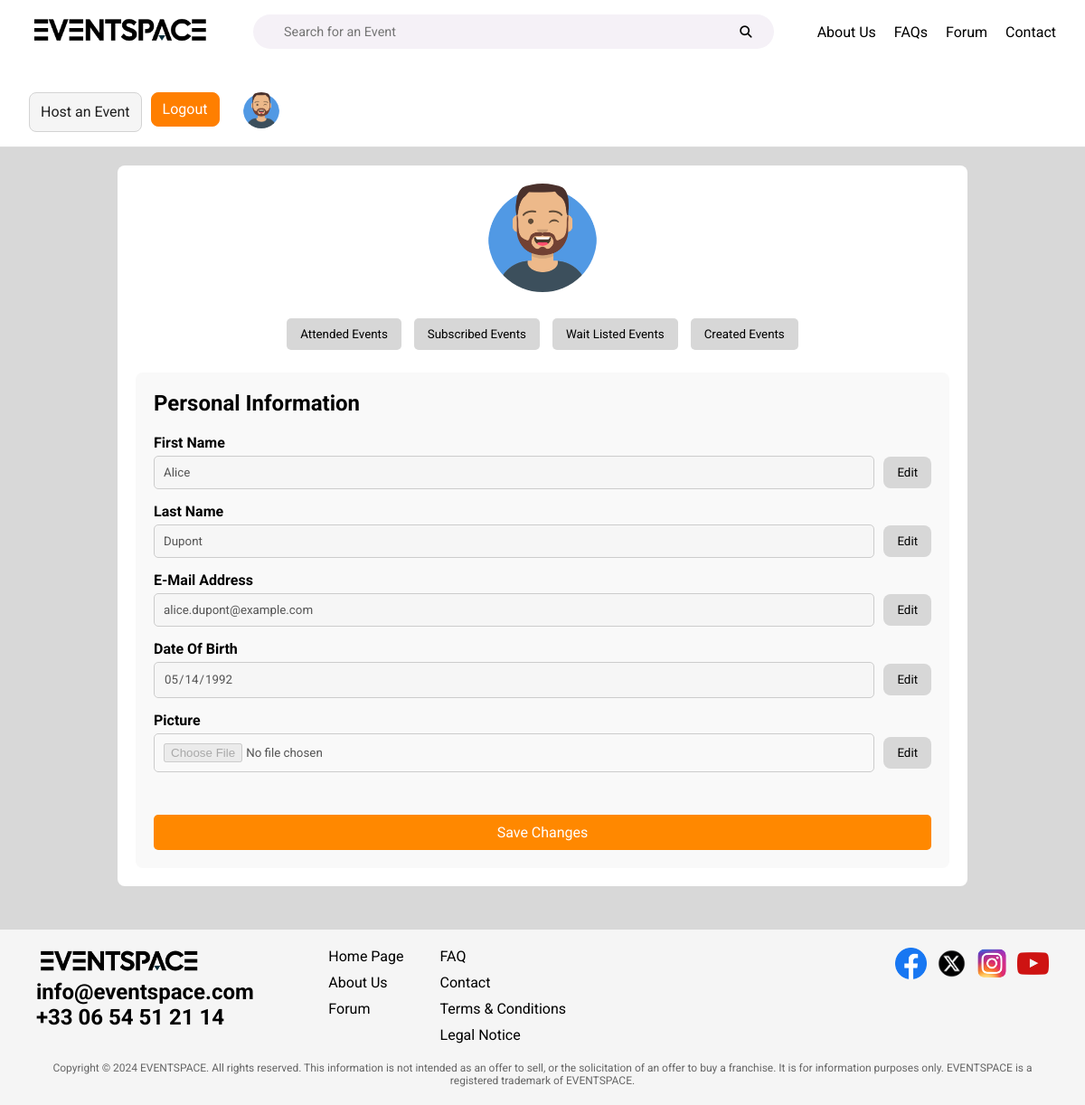
The app's page /server/views/user-profile.php (signed in) with its own data.
### tables this page shows
CREATE TABLE `user` (
  `id` int(11) NOT NULL,
  `firstName` varchar(50) NOT NULL,
  `lastName` varchar(50) NOT NULL,
  `email` varchar(100) NOT NULL,
  `password` varchar(255) NOT NULL,
  `dateOfBirth` date DEFAULT NULL,
  `profilePicture` varchar(255) DEFAULT 'generic-user.png',
  `accessRight` enum('admin','user') NOT NULL DEFAULT 'user'
);

### server/controllers/userProfile.php (called while the page is built, shortened)
<?php
include '../db_connection.php';
$userId = $_SESSION['user_id'];
$query = "SELECT * FROM user WHERE id = ?";
$stmt = $conn->prepare($query);
$stmt->bind_param("i", $userId);
$stmt->execute();
$result = $stmt->get_result();
if ($result->num_rows > 0) {
    $user = $result->fetch_assoc();
} else {
    header('Location: /pages/login.php');
}
$firstName = htmlspecialchars($user['firstName']);
$lastName = htmlspecialchars($user['lastName']);
$email = htmlspecialchars($user['email']);
$dateOfBirth = htmlspecialchars($user['dateOfBirth']);
?>

### server/views/user-profile.php (the view, shortened to what this page needs)
<?php
include "../controllers/userProfile.php";
include_once '../components/header.php';
?>
<main>
    <div class="profile-container">
      <div class="profile-header">
        <div class="profile-picture">
        <img id="preview" src="<?php echo "../assets/users/" .  $profilePicture . '?' . time(); ?>" alt="User Avatar">
        </div>
        <div class="event-buttons">
          <button id="attended-events-btn">Attended Events</button>
          <button id="subscribed-events-btn">Subscribed Events</button>
          <button id="waitListed-events-btn">Wait Listed Events</button>
          <button id="created-events-btn">Created Events</button>
        </div>
      </div>
      <div class="personal-info">
        <h2>Personal Information</h2>
        <form method="POST" enctype="multipart/form-data">
            <div class="form-group">
              <label for="first-name">First Name</label>
              <div class="icon-container">
                <input type="text" id="fname" name="firstName" placeholder="Enter Your First Name" value="<?php echo $firstName; ?>" required disabled>
                <button type="button" class="edit-btn" onclick="toggleEdit('fname')">Edit</button>
              </div>
            </div>
            <div class="form-group">
              <label for="name">Last Name</label>
              <div class="icon-container">
                <input type="text" id="lname" name="lastName" placeholder="Enter Your Last Name" value="<?php echo $lastName; ?>" required disabled>
                <button type="button" class="edit-btn" onclick="toggleEdit('lname')">Edit</button>
              </div>
            </div>
            <div class="form-group">
              <label for="email">E-Mail Address</label>
              <div class="icon-container">
                <input type="email" id="email" name="email" placeholder="Enter Your E-mail" value="<?php echo $email; ?>" required disabled>
                <button type="button" class="edit-btn" onclick="toggleEdit('email')">Edit</button>
              </div>
            </div>
            <div class="form-group">
              <label for="date">Date Of Birth</label>
              <div class="icon-container">
                <input type="date" id="DOB" name="dateOfBirth" value="<?php echo $dateOfBirth; ?>" required disabled>
                <button type="button" class="edit-btn" onclick="toggleEdit('DOB')">Edit</button>
              </div>
            </div>
            <div class="form-group">
                <label for="profilePicture">Picture</label>
                <div class="icon-container">
                    <input type="file" id="profilePicture" name="profilePicture" placeholder="Upload Your Picture" disabled>
                    <button type="button" class="edit-btn" onclick="toggleEdit('profilePicture')">Edit</button>
                </div>
            </div>
            <button type="submit" name="update-profile" class="save-button">Save Changes</button>
        </form>
      </div>
    </div>
</main>
<?php include_once '../components/footer.php'; ?>
</body>
</html>

### server/components/navbar.php (shortened to what this page needs)
<?php
include '../db_connection.php';
$profilePicture = 'default-profile.png';
if (isset($_SESSION['user_id'])) {
    $userId = $_SESSION['user_id'];
    $query = "SELECT profilePicture FROM user WHERE id = ?";
    $stmt = $conn->prepare($query);
    $stmt->bind_param("i", $userId);
    $stmt->execute();
    $result = $stmt->get_result();
    if ($result->num_rows > 0) {
        $user = $result->fetch_assoc();
        $profilePicture = htmlspecialchars($user['profilePicture']);
    }
}
?>
<!DOCTYPE html>
<html lang="en">
<head>
</head>
<body>
    <nav class="navbar">
        <a href="home.php" class="navbar-logo">
            <img src="../assets/logo-black.png" alt="Logo">
        </a>
        <form class="navbar-search" action="search.php" method="GET">
            <input type="text" name="search" placeholder="Search for an Event">
            <button type="submit" class="search-button">
                <i class="fa-solid fa-magnifying-glass"></i>
            </button>
        </form>
        <ul class="navbar-links">
            <li><a href="about.php">About Us</a></li>
            <li><a href="faq.php">FAQs</a></li>
            <li><a href="forum.php">Forum</a></li>
            <li><a href="contact.php">Contact</a></li>
        </ul>
        <div class="navbar-buttons">
            <button class="btn" onclick="window.location.href='host.php'">Host an Event</button>
            <?php if (isset($_SESSION['user_id'])): ?>
                <form action="logout.php" method="POST" style="display:inline;">
                    <button type="submit" class="btn btn-primary">Logout</button>
                </form>
            <?php else: ?>
                <button class="btn btn-primary" onclick="window.location.href='login.php'">Login</button>
            <?php endif; ?>
            <?php if (isset($_SESSION['user_id'])): ?>
                <a href="user-profile.php">
                    <img src="<?php echo "../assets/users/" .  $profilePicture; ?>" alt="Profile" class="nav-profile">
                </a>
            <?php endif; ?>
        </div>
    </nav>
</body>
</html>

### server/styles/common.css (style rules this page uses)
body { margin: 0; padding: 0; }
:root { --primary-color: #ff7f00; --primary-color-hover: #e67300; --primary-color-active: #cc6600; --border-color: #d3d3d3; --border-color-hover: #c6c6c6; --border-color-active: #8a8a8a; }
* { font-family: "Roboto", sans-serif; }
.btn { display: inline-block; font-weight: 400; color: #1e1e1e; background-color: #f5f5f5; border: 1px solid var(--border-color); padding: 0.375rem 0.75rem; font-size: 1rem; line-height: 1.5; border-radius: 0.5rem; text-align: center; text-decoration: none; text-wrap: none; white-space: nowrap; cursor: pointer; transition: color 0.15s ease-in-out, background-color 0.15s ease-in-out, border-color 0.15s ease-in-out, box-shadow 0.15s ease-in-out; }
.btn-primary { color: #fff; background-color: var(--primary-color); border-color: var(--primary-color); }
.nav-profile { width: 40px; height: 40px; border-radius: 50%; object-fit: cover; margin-left: 1em; }

### server/styles/user-profile.css (style rules this page uses)
* { padding: 0; margin: 0; }
body { font-family: Arial, sans-serif; margin: 0; padding: 0; box-sizing: border-box; background-color: #d8d8d8; }
.profile-container { max-width: 900px; margin: 20px auto; background-color: #ffffff; border-radius: 8px; overflow: hidden; padding: 20px; }
.profile-header { display: flex; flex-direction: column; align-items: center; gap: 20px; text-align: center; }
.profile-picture { position: relative; }
.profile-picture img { width: 120px; height: 120px; border-radius: 50%; object-fit: cover; }
.event-buttons button { background-color: #d7d7d7; color: rgb(0, 0, 0); border: none; padding: 10px 15px; margin: 5px; border-radius: 5px; cursor: pointer; transition: background-color 0.3s; }
.personal-info { background-color: #f9f9f9; color: black; border-radius: 8px; padding: 20px; margin-top: 20px; }
.personal-info h2 { margin-bottom: 20px; font-size: 1.5em; }
.form-group { display: flex; flex-direction: column; margin-bottom: 15px; }
.form-group label { font-weight: bold; margin-bottom: 5px; }
.form-group input { padding: 10px; border: 1px solid #ccc; border-radius: 5px; width: 100%; }
.save-button { width: 100%; padding: 10px; background-color: #ff8800; color: white; border: none; border-radius: 5px; font-size: 1em; cursor: pointer; transition: background-color 0.3s; margin-top: 2rem; }
.icon-container { display: flex; align-items: center; }
.edit-btn { margin-left: 10px; padding: 10px 15px; cursor: pointer; border-radius: .5rem; background-color: #d7d7d7; border: none; }

### server/styles/navbar.css (style rules this page uses)
.navbar { position: sticky; top: 0; z-index: 1000; display: flex; flex-wrap: wrap; align-items: center; justify-content: space-between; padding: 1em 2em; background-color: white; border-bottom: 1px solid #ddd; gap: 3em; }
.navbar-logo img { width: 200px; height: auto; }
.navbar-search { display: flex; align-items: center; background-color: #f5f1f7; border-radius: 20px; padding: 0.35em 1.5em; flex-grow: 1; }
.navbar-search input { flex-grow: 1; border: none; background: transparent; outline: none; padding: 5px 10px; font-size: 0.9rem; }
.navbar-search .search-button { background: transparent; border: none; cursor: pointer; }
.navbar-links { list-style: none; display: flex; gap: 20px; white-space: nowrap; padding-left: 0; }
.navbar-links li a { text-decoration: none; color: black; font-size: 1rem; }
.navbar-buttons { display: flex; gap: 10px; }

### records on screen
user: profilePicture (picture), firstName "Alice", lastName "Dupont", email "alice.dupont@example.com", dateOfBirth "05/14/1992"
